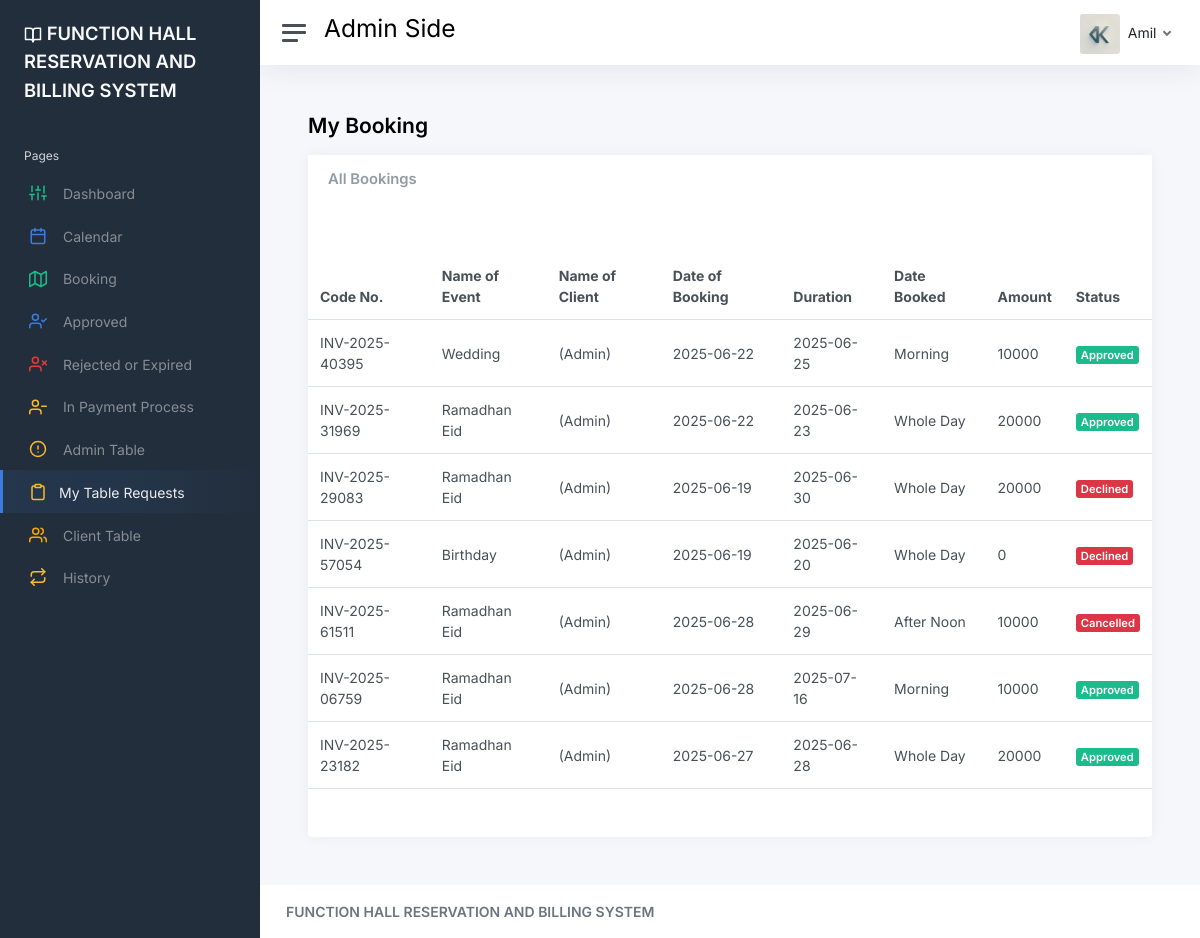
The app's page /static/My_request.php (signed in) with its own data.
### tables this page shows
CREATE TABLE `user` (
  `User_id` int(7) NOT NULL,
  `Username` varchar(20) NOT NULL,
  `Password` varchar(20) NOT NULL,
  `Fullname` varchar(20) NOT NULL,
  `Email` varchar(50) NOT NULL,
  `Gender` varchar(12) NOT NULL,
  `middle` varchar(50) NOT NULL,
  `Last` varchar(20) NOT NULL,
  `Phone` varchar(12) NOT NULL,
  `role` varchar(50) NOT NULL,
  `Status` int(11) NOT NULL
);

CREATE TABLE `events` (
  `id` int(11) NOT NULL,
  `date` date NOT NULL,
  `Expdate` date DEFAULT NULL,
  `events` varchar(50) NOT NULL,
  `Status` varchar(11) DEFAULT NULL,
  `code` varchar(20) NOT NULL,
  `currents_dates` date NOT NULL DEFAULT current_timestamp(),
  `Duration` varchar(11) DEFAULT NULL,
  `Amount` int(20) NOT NULL,
  `MoC` int(20) NOT NULL,
  `sort` int(11) NOT NULL,
  `Customer_id` int(11) DEFAULT NULL,
  `User_id` int(7) DEFAULT NULL
);

### static/model/class_model.php (called while the page is built, shortened)
<?php
	class class_model{
		public $host = db_host;
		public $user = db_user;
		public $pass = db_pass;
		public $dbname = db_name;
		public $conn;
		private function connect(){
			$this->conn = new mysqli($this->host, $this->user, $this->pass, $this->dbname);
		}
		public function user_account($User_id){
			$stmt = $this->conn->prepare("SELECT * FROM `user` WHERE `User_id` = ?") or die($this->conn->error);
		    $stmt->bind_param("i", $User_id);
			if($stmt->execute()){
				$result = $stmt->get_result();
				$fetch = $result->fetch_array();
				return array(
					'Fullname'=> $fetch['Fullname'],
					'Username'=>$fetch['Username'],
					'role'=>$fetch['role']
				);
			}
		}
public function fetchAll_MyBooking($my_id) {
	$sql = "SELECT
				e.*,
				c.Fullname AS customer_name,
				u.Fullname AS user_name
			FROM events e
			LEFT JOIN customer c ON e.Customer_id = c.Customer_id
			LEFT JOIN user u ON e.User_id = u.User_id
			WHERE   e.Customer_id is null
			ORDER BY e.id Desc";
	$stmt = $this->conn->prepare($sql);
	$stmt->execute();
	$result = $stmt->get_result();
	$data = array();
	while ($row = $result->fetch_assoc()) {
		$data[] = $row;
	}
	return $data;
}
			}
?>

### static/My_request.php (the view, shortened to what this page needs)
<!DOCTYPE html>
<html lang="en">
<head>
	<link href="css/app.css" rel="stylesheet">
</head>
<body>
	<div class="wrapper">
		<?php include('includes/sidebar.php'); ?>
		<div class="main">
		<?php include('includes/header.php'); ?>
			<main class="content">
				<div class="container-fluid p-0">
					<h1 class="h3 mb-3">  <strong>My Booking</strong></h1>
					<?php
    $conn = new class_model();
	$my_id = $_SESSION['user_id'];
    $mybooking = $conn->fetchAll_MyBooking($my_id);
    ?>
					<div class="row">
	<div class="col-12 col-lg-12 col-xxl-12 d-flex">
		<div class="card flex-fill">
			<div class="card-header">
				<h5 class="card-title mb-0">All Bookings</h5>
			</div>
<div class="table-responsive">
			<table class="table table-hover my-5">
				<thead>
					<tr>
                        <th>Code No.</th>
						<th>Name of Event</th>
						<th>Name of Client</th>
						<th >Date of Booking</th>
						<th >Duration</th>
						<th >Date Booked</th>
						<th >Amount</th>
						<th>Status</th>
					</tr>
				</thead>
				<tbody>
					<?php if (!empty($mybooking)) {
						foreach ($mybooking as $row) { ?>
							<tr><?php
							   $Cdate = date('Y-m-d');
                                   $expDate = date('Y-m-d', strtotime($row['Expdate']));
                                  if ($Cdate >= $expDate){
							?>
								<td><?= htmlspecialchars($row['code']) ?></td>
								<td><?= htmlspecialchars($row['events']) ?></td>
								<td >
									<?= isset($row['customer_name']) ? htmlspecialchars($row['customer_name']) : "(Admin)";  ?>
								</td>
								<td>
									<?= isset($row['currents_dates']) ? htmlspecialchars($row['currents_dates']) : 'N/A' ?>
								</td>
								<td >
									<?= htmlspecialchars($row['date']) ?>
								</td><td >
									<?= htmlspecialchars($row['Duration']) ?>
								</td>
								<td >
									<?= htmlspecialchars($row['Amount']) ?>
								</td>
								<td>
								          	<?php if($row['Status']== "Approved"){ ?>
											<span class="badge bg-success">
											Approved
											</span>
										<?php }elseif($row['Status']== "Declined"){ ?>
											<span class="badge bg-danger">
											Declined
											</span>
											<?php }elseif($row['Status']== "cancel"){ ?>
												<span class="badge bg-danger">
											Cancelled
											</span>
												<?php }elseif($row['Status']== ""){ ?>
												<span class="badge bg-primary">
											Pending
											</span>
												<?php }elseif($Cdate >= $expDate){
												?>
												<span style="background-color:rgb(196, 127, 17);;" class="badge ">
											Expired
											</span>
											<?php }elseif($row['Status']== "Payable"){ ?>
												<span class="badge bg-primary">
											Payable
											</span>
												<?php }else{ ?>
													<span class="badge bg-primary"> Pending </span>
													<?php } ?>
								</td>
<?php  } ?>
							</tr>
					<?php }
					} else { ?>
						<tr>
							<td colspan="9" class="text-center">No booking records found.</td>
						</tr>
					<?php } ?>
				</tbody>
			</table>
		</div>
		</div>
	</div>
</div>
				</div>
			</main>
			<footer class="footer">
				<div class="container-fluid">
					<div class="row text-muted">
						<div class="col-6 text-start">
							<p class="mb-0">
								<a class="text-muted" href="https://adminkit.io/" target="_blank"><strong> FUNCTION HALL RESERVATION AND BILLING SYSTEM </strong></a>
							</p>
						</div>
					</div>
				</div>
			</footer>
		</div>
	</div>
</body>
</html>

### static/includes/header.php (shortened to what this page needs)
<nav class="navbar navbar-expand navbar-light navbar-bg">
				<a class="sidebar-toggle js-sidebar-toggle">
          <i class="hamburger align-self-center"></i>
        </a>
<h2><?php if($userinfo['role'] == 'Staff'){ ?>Staff Side <?php }else{ ?>Admin Side<?php } ?></h2>
				<div class="navbar-collapse collapse">
					<ul class="navbar-nav navbar-align">
						<li class="nav-item dropdown">
							<a class="nav-icon dropdown-toggle" href="#" id="alertsDropdown" data-bs-toggle="dropdown">
							</a>
						</li>
						<li class="nav-item dropdown">
							<a class="nav-icon dropdown-toggle" href="#" id="messagesDropdown" data-bs-toggle="dropdown">
							</a>
						</li>
						<li class="nav-item dropdown">
							<a class="nav-link dropdown-toggle d-none d-sm-inline-block" href="#" data-bs-toggle="dropdown">
                <img src="img/avatars/20250426_1521_image (1).png" class="avatar img-fluid rounded me-1" alt="Charles Hall" /> <span class="text-dark"><?= $userinfo['Fullname'] ?></span>
              </a>
						</li>
					</ul>
				</div>
			</nav>

### records on screen
user: Fullname "Amil"
events: code "INV-2025-40395", events "Wedding", currents_dates "2025-06-22", date "2025-06-25", Duration "Morning", Amount "10000", Status "Approved"
events: code "INV-2025-31969", events "Ramadhan Eid", currents_dates "2025-06-22", date "2025-06-23", Duration "Whole Day", Amount "20000", Status "Approved"
events: code "INV-2025-29083", events "Ramadhan Eid", currents_dates "2025-06-19", date "2025-06-30", Duration "Whole Day", Amount "20000", Status "Declined"
events: code "INV-2025-57054", events "Birthday", currents_dates "2025-06-19", date "2025-06-20", Duration "Whole Day", Amount "0", Status "Declined"
events: code "INV-2025-61511", events "Ramadhan Eid", currents_dates "2025-06-28", date "2025-06-29", Duration "After Noon", Amount "10000", Status "Cancelled"
events: code "INV-2025-06759", events "Ramadhan Eid", currents_dates "2025-06-28", date "2025-07-16", Duration "Morning", Amount "10000", Status "Approved"
events: code "INV-2025-23182", events "Ramadhan Eid", currents_dates "2025-06-27", date "2025-06-28", Duration "Whole Day", Amount "20000", Status "Approved"
